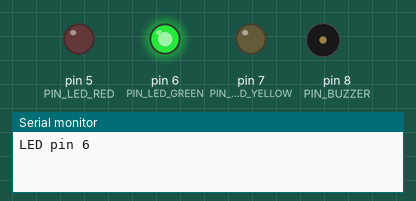
Recording of a sketch running on a simulated Arduino Uno, built with avr-gcc and run on an emulated ATmega328P. Parts: output pins drawn as LEDs (lit = HIGH), buzzer (waves = sounding, pin HIGH), the last lines printed to the serial monitor.

Above: at 0.5 s.
At 1.5 s:
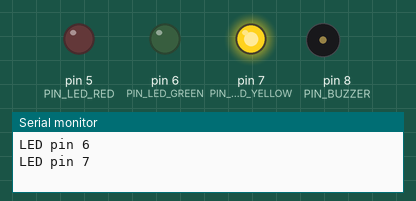
At 2.5 s:
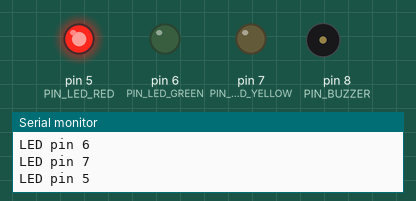
At 3.9 s:
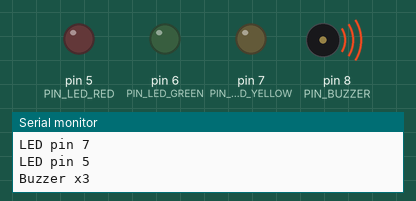
At 5.1 s:
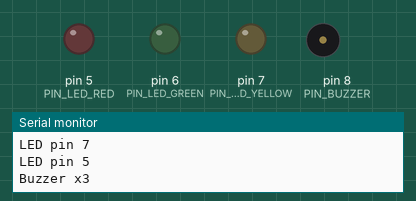
Timing chart, 0 to 8.1 s (numbered marks = the images above):
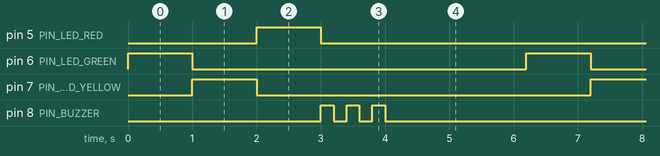

Measured:
- by itself, pin 5 (PIN_LED_RED), pin 6 (PIN_LED_GREEN), pin 7 (PIN_LED_YELLOW): alternates HIGH for 1.0 s and LOW for 5.2 s
- by itself, pin 8 (PIN_BUZZER): repeats every 6.2 s: 2 × (LOW 0.20 s, HIGH 0.20 s), LOW 5.2 s, HIGH 0.20 s
- by itself, everything shown: repeats every 6.2 s, in 9 steps

The sketch:

test_01_led_buzzer.ino
```cpp
// Test 1.1: LEDs and buzzer (via NPN transistor).
// Expected: each LED lights for 1 s in turn, then the buzzer beeps 3 times.

const uint8_t PIN_BUZZER = 8;
const uint8_t PIN_LED_RED = 5;
const uint8_t PIN_LED_GREEN = 6;
const uint8_t PIN_LED_YELLOW = 7;

const uint8_t LEDS[] = {PIN_LED_GREEN, PIN_LED_YELLOW, PIN_LED_RED};

void setup() {
  Serial.begin(9600);
  pinMode(PIN_BUZZER, OUTPUT);
  for (uint8_t pin : LEDS) pinMode(pin, OUTPUT);
}

void loop() {
  for (uint8_t pin : LEDS) {
    Serial.print(F("LED pin "));
    Serial.println(pin);
    digitalWrite(pin, HIGH);
    delay(1000);
    digitalWrite(pin, LOW);
  }

  Serial.println(F("Buzzer x3"));
  for (uint8_t i = 0; i < 3; i++) {
    digitalWrite(PIN_BUZZER, HIGH);
    delay(200);
    digitalWrite(PIN_BUZZER, LOW);
    delay(200);
  }
  delay(2000);
}
```
